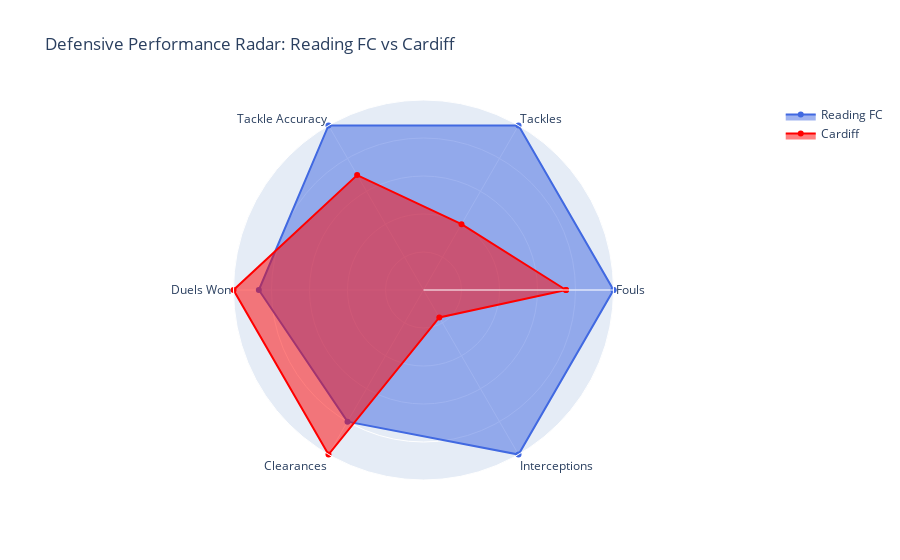

The cell this chart's notebook holds for it:
### Markdown cell above
# Match Defensive Performance Radar

### Code cell
# Define game control categories
defensive_categories = ['Fouls', 'Tackles', 'Tackle Accuracy', 'Duels Won', 'Clearances', 'Interceptions']

# Raw values
reading_defensive_vals = [
    match['rfc_Fouls'],
    match['rfc_Tackles'],
    match['rfc_Tackle%'],
    match['rfc_Duels_Won'],
    match['rfc_Clearances'],
    match['rfc_Interceptions'],
]

opp_defensive_vals = [
    match['opp_Fouls'],
    match['opp_Tackles'],
    match['opp_Tackle%'],
    match['opp_Duels_Won'],
    match['opp_Clearances'],
    match['opp_Interceptions'],
]

# Normalize (so each stat is 0–1 range)
max_vals = [max(r, o) if max(r, o) > 0 else 1 for r, o in zip(reading_defensive_vals, opp_defensive_vals)]
reading_norm = [r / m for r, m in zip(reading_defensive_vals, max_vals)]
opp_norm = [o / m for o, m in zip(opp_defensive_vals, max_vals)]

# Create radar chart
fig = go.Figure()

fig.add_trace(go.Scatterpolar(
    r=reading_norm + [reading_norm[0]],
    theta=defensive_categories + [defensive_categories[0]],
    fill='toself',
    name='Reading FC',
    line=dict(color='royalblue')
))

fig.add_trace(go.Scatterpolar(
    r=opp_norm + [opp_norm[0]],
    theta=defensive_categories + [defensive_categories[0]],
    fill='toself',
    name='Cardiff',
    line=dict(color='red')
))

# Layout tweaks
fig.update_layout(
    polar=dict(
        radialaxis=dict(visible=True, range=[0, 1], showticklabels=False)
    ),
    title="Defensive Performance Radar: Reading FC vs Cardiff",
    showlegend=True
)

fig.show()

### Figure 1 — Plotly figure (JSON) as saved in the notebook; plotly's stock layout.template omitted (floating-point values rounded to 4 significant figures)
{"data": [{"fill": "toself", "line": {"color": "royalblue"}, "name": "Reading FC", "r": [1, 1, 1, 0.8667, 0.8, 1, 1], "theta": ["Fouls", "Tackles", "Tackle Accuracy", "Duels Won", "Clearances", "Interceptions", "Fouls"], "type": "scatterpolar"}, {"fill": "toself", "line": {"color": "red"}, "name": "Cardiff", "r": [0.75, 0.4, 0.6984, 1, 1, 0.1667, 0.75], "theta": ["Fouls", "Tackles", "Tackle Accuracy", "Duels Won", "Clearances", "Interceptions", "Fouls"], "type": "scatterpolar"}], "layout": {"polar": {"radialaxis": {"range": [0, 1], "showticklabels": false, "visible": true}}, "showlegend": true, "title": {"text": "Defensive Performance Radar: Reading FC vs Cardiff"}}}
